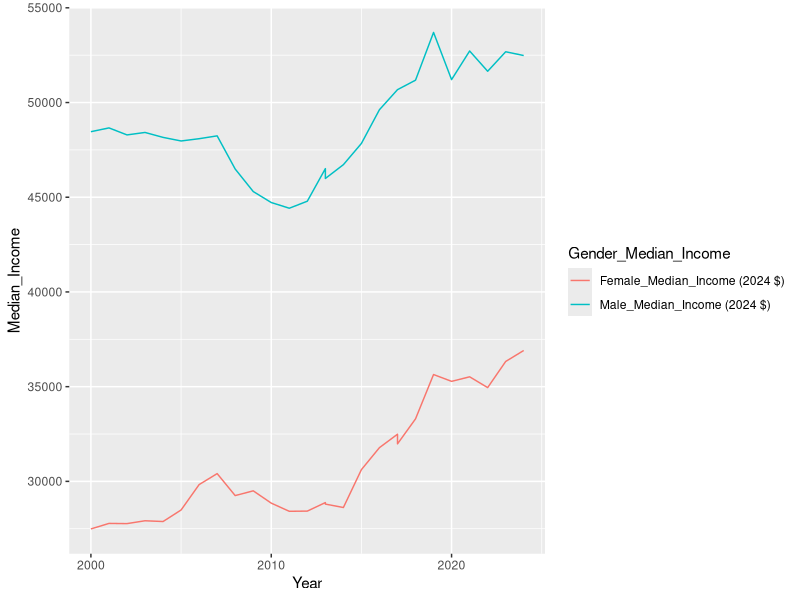
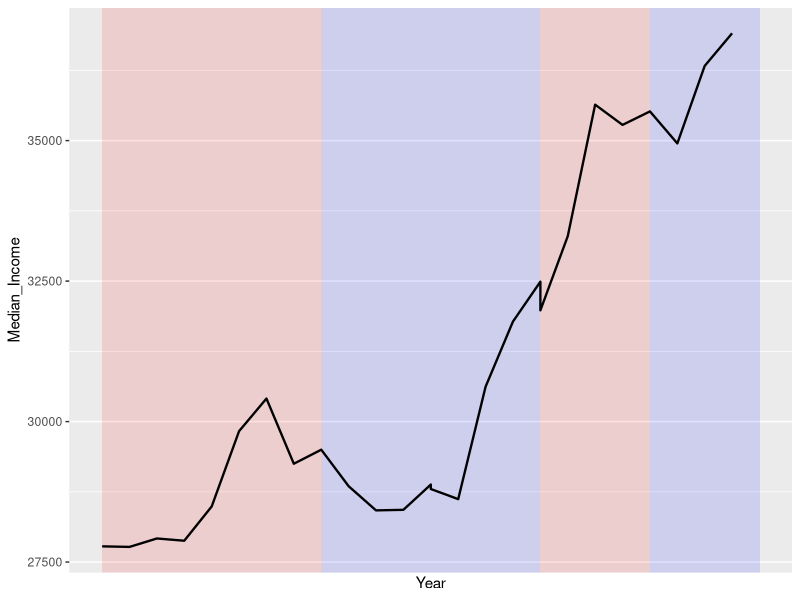
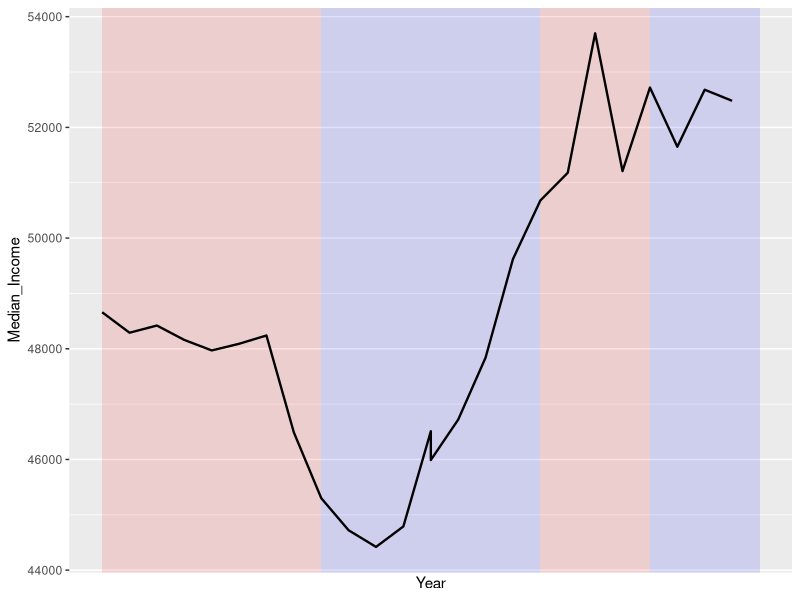

Write the R code that produced these figures, in order.
## ---- chunk 1
library(readr)
library(dplyr)
library(tidyverse)
library(forcats)
library(tidytext)
library(scales)
library(lubridate)
library(stringr)
## ---- chunk 2
gender_income <- read_csv("data/median_income_region_gender.csv")
## ---- chunk 3
gender_income$Year <- gsub("\\([^)]*\\)", "", as.character(gender_income$Year))

gender_income_US <- gender_income|> filter(Region == 'US Average')

gender_income_US$Year <- as.Date(gender_income_US$Year, format = "%Y")

gender_income_US <- gender_income |>
  filter(Region == "US Average") |> 
  mutate(
    Year = ymd(paste0(Year, "-01-01"))
  )

gender_income_US <- gender_income_US |> 
  pivot_longer(
    cols = c(`Male_Median_Income (2024 $)`, `Female_Median_Income (2024 $)`), 
    names_to = "Gender_Median_Income",                      
    values_to = "Median_Income"                       
  )
## ---- chunk 4
gender_income_US |> ggplot()+
  geom_line(aes(x = Year, y = `Median_Income`, color = Gender_Median_Income))
## ---- chunk 5
gender_income_US_female <- gender_income_US |>
  filter(Gender_Median_Income == "Female_Median_Income (2024 $)") |>
  filter(Year > '2000-01-01')

library(dplyr)
library(ggplot2)
library(lubridate)
library(tibble)

# Example periods
periods <- tribble(
  ~xmin,                ~xmax,                ~fill,
  ymd("2001-01-01"),    ymd("2009-01-01"),    "red",
  ymd("2009-01-01"),    ymd("2017-01-01"),    "blue",
  ymd("2017-01-01"),    ymd("2021-01-01"),    "red",
  ymd("2021-01-01"),    ymd("2025-01-01"),    "blue"  # covers through 2024
)

female <- ggplot(gender_income_US_female, aes(x = Year, y = Median_Income)) +
  # background bands (draw first so they sit behind)
  geom_rect(data = periods,
            aes(xmin = xmin, xmax = xmax, ymin = -Inf, ymax = Inf, fill = fill),
            inherit.aes = FALSE, alpha = 0.12, color = NA) +
  scale_fill_identity() +  # use provided color names; hide legend
  geom_line(size = 0.8) + scale_x_continuous(breaks = seq(2001, 2024, 1))
## ---- chunk 6
gender_income_US_male <- gender_income_US |>
  filter(Gender_Median_Income == "Male_Median_Income (2024 $)") |>
  filter(Year > '2000-01-01')

library(dplyr)
library(ggplot2)
library(lubridate)
library(tibble)

# Example periods
periods <- tribble(
  ~xmin,                ~xmax,                ~fill,
  ymd("2001-01-01"),    ymd("2009-01-01"),    "red",
  ymd("2009-01-01"),    ymd("2017-01-01"),    "blue",
  ymd("2017-01-01"),    ymd("2021-01-01"),    "red",
  ymd("2021-01-01"),    ymd("2025-01-01"),    "blue"  # covers through 2024
)

male <- ggplot(gender_income_US_male, aes(x = Year, y = Median_Income)) +
  # background bands (draw first so they sit behind)
  geom_rect(data = periods,
            aes(xmin = xmin, xmax = xmax, ymin = -Inf, ymax = Inf, fill = fill),
            inherit.aes = FALSE, alpha = 0.12, color = NA) +
  scale_fill_identity() +  # use provided color names; hide legend
  geom_line(size = 0.8) + scale_x_continuous(breaks = seq(2001, 2024, 1))
## ---- chunk 7
female
male
